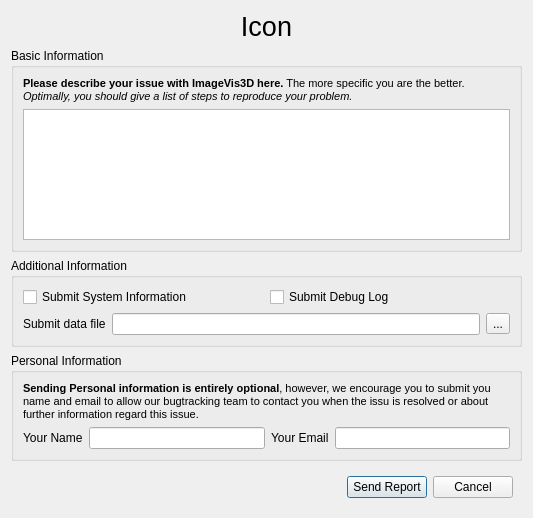
<ui version="4.0" >
 <class>BugRepDlg</class>
 <widget class="QDialog" name="BugRepDlg" >
  <property name="windowModality" >
   <enum>Qt::ApplicationModal</enum>
  </property>
  <property name="geometry" >
   <rect>
    <x>0</x>
    <y>0</y>
    <width>533</width>
    <height>518</height>
   </rect>
  </property>
  <property name="windowTitle" >
   <string>Issue Report Dialog</string>
  </property>
  <property name="modal" >
   <bool>true</bool>
  </property>
  <layout class="QVBoxLayout" name="verticalLayout" >
   <item>
    <widget class="QLabel" name="label_Icon" >
     <property name="font" >
      <font>
       <pointsize>20</pointsize>
      </font>
     </property>
     <property name="toolTip" >
      <string/>
     </property>
     <property name="whatsThis" >
      <string>The First "Computer Bug" Moth found trapped between points at Relay # 70, Panel F, of the Mark II Aiken Relay Calculator while it was being tested at Harvard University, 9 September 1945. The operators affixed the moth to the computer log, with the entry: "First actual case of bug being found". They put out the word that they had "debugged" the machine, thus introducing the term "debugging a computer program". In 1988, the log, with the moth still taped by the entry, was in the Naval Surface Warfare Center Computer Museum at Dahlgren, Virginia.</string>
     </property>
     <property name="text" >
      <string>Icon</string>
     </property>
     <property name="alignment" >
      <set>Qt::AlignCenter</set>
     </property>
    </widget>
   </item>
   <item>
    <widget class="QGroupBox" name="groupBox_BasicInfo" >
     <property name="title" >
      <string>Basic Information</string>
     </property>
     <layout class="QVBoxLayout" name="verticalLayout_4" >
      <item>
       <widget class="QLabel" name="label_IssueDesc" >
        <property name="text" >
         <string>&lt;!DOCTYPE HTML PUBLIC "-//W3C//DTD HTML 4.0//EN" "http://www.w3.org/TR/REC-html40/strict.dtd">
&lt;html>&lt;head>&lt;meta name="qrichtext" content="1" />&lt;style type="text/css">
p, li { white-space: pre-wrap; }
&lt;/style>&lt;/head>&lt;body style=" font-family:'MS Shell Dlg 2'; font-size:8.25pt; font-weight:400; font-style:normal;">
&lt;p style=" margin-top:12px; margin-bottom:12px; margin-left:0px; margin-right:0px; -qt-block-indent:0; text-indent:0px; font-size:8pt;">&lt;span style=" font-weight:600;">Please describe your issue with ImageVis3D here.&lt;/span> The more specific you are the better. &lt;span style=" font-style:italic;">Optimally, you should give a list of steps to reproduce your problem.&lt;/span>&lt;/p>&lt;/body>&lt;/html></string>
        </property>
        <property name="wordWrap" >
         <bool>true</bool>
        </property>
       </widget>
      </item>
      <item>
       <widget class="QTextEdit" name="textEdit_desc" />
      </item>
     </layout>
    </widget>
   </item>
   <item>
    <widget class="QGroupBox" name="groupBox_AddInfo" >
     <property name="title" >
      <string>Additional Information</string>
     </property>
     <layout class="QVBoxLayout" name="verticalLayout_3" >
      <item>
       <widget class="QFrame" name="frame_4" >
        <property name="frameShape" >
         <enum>QFrame::NoFrame</enum>
        </property>
        <property name="frameShadow" >
         <enum>QFrame::Plain</enum>
        </property>
        <property name="lineWidth" >
         <number>0</number>
        </property>
        <layout class="QHBoxLayout" name="horizontalLayout_4" >
         <property name="margin" >
          <number>0</number>
         </property>
         <item>
          <widget class="QCheckBox" name="checkBox_IncludeSysinfo" >
           <property name="text" >
            <string>Submit System Information</string>
           </property>
          </widget>
         </item>
         <item>
          <widget class="QCheckBox" name="checkBox_IncludeLog" >
           <property name="text" >
            <string>Submit Debug Log</string>
           </property>
          </widget>
         </item>
        </layout>
       </widget>
      </item>
      <item>
       <widget class="QFrame" name="frame_3" >
        <property name="frameShape" >
         <enum>QFrame::NoFrame</enum>
        </property>
        <property name="frameShadow" >
         <enum>QFrame::Raised</enum>
        </property>
        <property name="lineWidth" >
         <number>0</number>
        </property>
        <layout class="QHBoxLayout" name="horizontalLayout_3" >
         <property name="margin" >
          <number>0</number>
         </property>
         <item>
          <widget class="QLabel" name="label_Dataset" >
           <property name="text" >
            <string>Submit data file</string>
           </property>
          </widget>
         </item>
         <item>
          <widget class="QLineEdit" name="lineEdit_file" >
           <property name="readOnly" >
            <bool>true</bool>
           </property>
          </widget>
         </item>
         <item>
          <widget class="QToolButton" name="toolButton" >
           <property name="text" >
            <string>...</string>
           </property>
          </widget>
         </item>
        </layout>
       </widget>
      </item>
     </layout>
    </widget>
   </item>
   <item>
    <widget class="QGroupBox" name="groupBox_PersonalInfo" >
     <property name="title" >
      <string>Personal Information</string>
     </property>
     <layout class="QVBoxLayout" name="verticalLayout_2" >
      <item>
       <widget class="QLabel" name="label" >
        <property name="text" >
         <string>&lt;!DOCTYPE HTML PUBLIC "-//W3C//DTD HTML 4.0//EN" "http://www.w3.org/TR/REC-html40/strict.dtd">
&lt;html>&lt;head>&lt;meta name="qrichtext" content="1" />&lt;style type="text/css">
p, li { white-space: pre-wrap; }
&lt;/style>&lt;/head>&lt;body style=" font-family:'MS Shell Dlg 2'; font-size:8.25pt; font-weight:400; font-style:normal;">
&lt;p style=" margin-top:0px; margin-bottom:0px; margin-left:0px; margin-right:0px; -qt-block-indent:0; text-indent:0px;">&lt;span style=" font-size:8pt; font-weight:600;">Sending Personal information is entirely optional&lt;/span>&lt;span style=" font-size:8pt;">, however, we encourage you to submit you name and email to allow our bugtracking team to contact you when the issu is resolved or about further information regard this issue.&lt;/span>&lt;/p>&lt;/body>&lt;/html></string>
        </property>
        <property name="wordWrap" >
         <bool>true</bool>
        </property>
       </widget>
      </item>
      <item>
       <widget class="QFrame" name="frame_2" >
        <property name="frameShape" >
         <enum>QFrame::NoFrame</enum>
        </property>
        <property name="frameShadow" >
         <enum>QFrame::Raised</enum>
        </property>
        <property name="lineWidth" >
         <number>0</number>
        </property>
        <layout class="QHBoxLayout" name="horizontalLayout_2" >
         <property name="margin" >
          <number>0</number>
         </property>
         <item>
          <widget class="QLabel" name="label_Name" >
           <property name="text" >
            <string>Your Name</string>
           </property>
          </widget>
         </item>
         <item>
          <widget class="QLineEdit" name="lineEdit_name" />
         </item>
         <item>
          <widget class="QLabel" name="label_3" >
           <property name="text" >
            <string>Your Email</string>
           </property>
          </widget>
         </item>
         <item>
          <widget class="QLineEdit" name="lineEdit_email" />
         </item>
        </layout>
       </widget>
      </item>
     </layout>
    </widget>
   </item>
   <item>
    <widget class="QFrame" name="frame" >
     <property name="frameShape" >
      <enum>QFrame::NoFrame</enum>
     </property>
     <property name="frameShadow" >
      <enum>QFrame::Plain</enum>
     </property>
     <property name="lineWidth" >
      <number>0</number>
     </property>
     <layout class="QHBoxLayout" name="horizontalLayout" >
      <item>
       <spacer name="horizontalSpacer" >
        <property name="orientation" >
         <enum>Qt::Horizontal</enum>
        </property>
        <property name="sizeHint" stdset="0" >
         <size>
          <width>328</width>
          <height>20</height>
         </size>
        </property>
       </spacer>
      </item>
      <item>
       <widget class="QPushButton" name="pushButton_Send" >
        <property name="text" >
         <string>Send Report</string>
        </property>
       </widget>
      </item>
      <item>
       <widget class="QPushButton" name="pushButton_Abort" >
        <property name="text" >
         <string>Cancel</string>
        </property>
       </widget>
      </item>
     </layout>
    </widget>
   </item>
  </layout>
 </widget>
 <resources/>
 <connections>
  <connection>
   <sender>pushButton_Abort</sender>
   <signal>clicked()</signal>
   <receiver>BugRepDlg</receiver>
   <slot>reject()</slot>
   <hints>
    <hint type="sourcelabel" >
     <x>474</x>
     <y>488</y>
    </hint>
    <hint type="destinationlabel" >
     <x>526</x>
     <y>496</y>
    </hint>
   </hints>
  </connection>
  <connection>
   <sender>pushButton_Send</sender>
   <signal>clicked()</signal>
   <receiver>BugRepDlg</receiver>
   <slot>accept()</slot>
   <hints>
    <hint type="sourcelabel" >
     <x>399</x>
     <y>489</y>
    </hint>
    <hint type="destinationlabel" >
     <x>528</x>
     <y>451</y>
    </hint>
   </hints>
  </connection>
  <connection>
   <sender>toolButton</sender>
   <signal>clicked()</signal>
   <receiver>BugRepDlg</receiver>
   <slot>SelectFile()</slot>
   <hints>
    <hint type="sourcelabel" >
     <x>501</x>
     <y>334</y>
    </hint>
    <hint type="destinationlabel" >
     <x>529</x>
     <y>318</y>
    </hint>
   </hints>
  </connection>
 </connections>
 <slots>
  <slot>SelectFile()</slot>
 </slots>
</ui>
